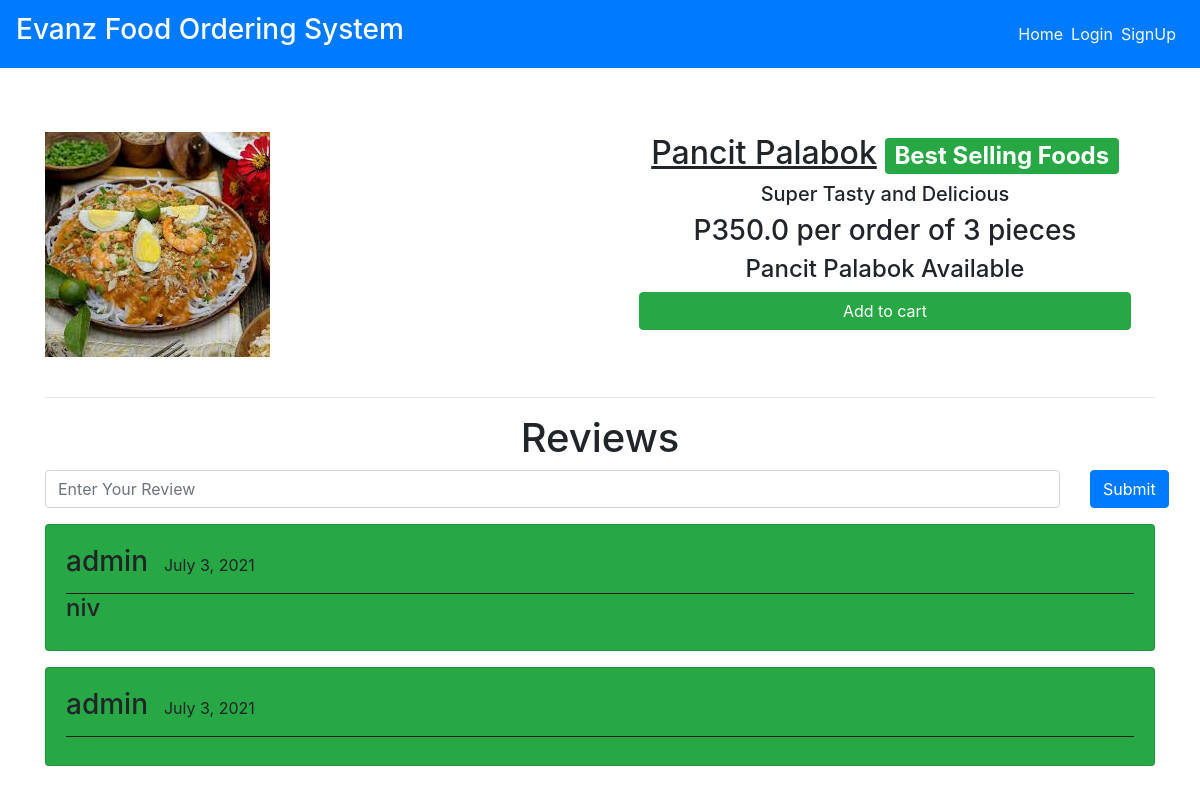
/dishes/pancit_palabok, run on the app's committed database.
### main/models.py (models this page shows, shortened)
class Item(models.Model):
    LABELS = (
        ('Best Selling Foods', 'Best Selling Foods'),
        ('New Food', 'New Food'),
        ('Spicy Foods🔥', 'Spicy Foods🔥'),
    )
    LABEL_COLOUR = (
        ('danger', 'danger'),
        ('success', 'success'),
        ('primary', 'primary'),
        ('info', 'info'),
        ('warning', 'warning'),
    )
    title = models.CharField(max_length=150)
    description = models.CharField(max_length=250,blank=True)
    price = models.FloatField()
    pieces = models.IntegerField(default=6)
    instructions = models.CharField(max_length=250,default="Available")
    image = models.ImageField(default='default.png', upload_to='images/')
    labels = models.CharField(max_length=25, choices=LABELS, blank=True)
    label_colour = models.CharField(max_length=15, choices=LABEL_COLOUR, blank=True)
    slug = models.SlugField(default="foods")
    created_by = models.ForeignKey(User, on_delete=models.CASCADE)

class Reviews(models.Model):
    user = models.ForeignKey(User, on_delete = models.CASCADE)
    item = models.ForeignKey(Item, on_delete = models.CASCADE)
    rslug = models.SlugField()
    review = models.TextField()
    posted_on = models.DateField(default=timezone.now)
    class Meta:
        verbose_name = 'Review'
        verbose_name_plural = 'Reviews'

### main/views.py (the view)
# urls.py: path('dishes/<slug>', views.menuDetail, name='dishes'),
def menuDetail(request, slug):
    item = Item.objects.filter(slug=slug).first()
    reviews = Reviews.objects.filter(rslug=slug).order_by('-id')[:7]
    context = {
        'item' : item,
        'reviews' : reviews,
    }
    return render(request, 'main/dishes.html', context)

### main/templates/main/dishes.html (shortened to what this page needs)
{% extends "main/layout.html" %}
{% block content %}
<div class="dishes">
  <main class="mt-3 pt-4 main">
    <div class="container dark-grey-text">
      <div class="row wow fadeIn">
        <div class="col-md-6 mb-4">
          <img src="{{ item.image.url }}" class="img-fluid mt-4" alt="">
        </div>
        <div class="col-md-6 mb-4 information">
          <div class="p-4 content">
            <div class="mt-0">
                <h2><u>{{ item.title }}</u><span class="badge badge-{{ item.label_colour }} ml-2">{{ item.labels }}</span></h2>
            </div>
            <div class="lead">
              {% if item.description %}
              <h5>{{ item.description }}</h5>
              {% endif %}
              <h3>P{{ item.price }} per order of {{ item.pieces}} pieces</h3>
              <h4>{{ item.instructions }}</h4>
            </div>
            <a href="{% url 'main:add-to-cart' item.slug %}" class="btn btn-success btn-md my-0 p">Add to cart</a>
          </div>
        </div>
      </div>
      <hr>
    </div>
  </main>
  <div class="container">
    <h1 class="text-center">Reviews</h1>
    <form action="{% url 'main:add_reviews' %}" method="POST" class="mb-3">
      <div class="row">
        <div class="col-sm-11">
          <input type="text" name="review" class="form-control" placeholder="Enter Your Review">
        </div>
        <div class="col-sm-1">
          <button type="submit" class="btn btn-primary">Submit</button>
        </div>
      </div>
    </form>
    {% for review in reviews %}
    <div class="main-reviews card bg-success mb-3">
      <div class="card-body">
        <div class="user_details" style="display: flex; border-bottom: 1px solid rgb(31, 30, 30);">
          <h3 class="mr-3">{{ review.user.username }} </h3>
          <p class="mt-2">{{ review.posted_on }}</p>
        </div>
          <h4>{{ review.review }}</h4>
      </div>
    </div>
    {% endfor %}
  </div>
</div>
{% endblock content %}

### main/static/main/styles.css (style rules this page uses)
.dishes .main .container .row img { max-width: 540px; max-height: 450px; width: fit-content; }
.dishes .main .container .row .content { display: flex; flex-direction: column; text-align: center; justify-content: center; }
.dishes .main .container .row .information { display: flex; flex-direction: column; text-align: center; justify-content: center; }

### data on the page
Item: image (picture), title "Pancit Palabok", labels "Best Selling Foods", description "Super Tasty and Delicious", price "350.0", pieces "3", instructions "Pancit Palabok Available"
Reviews: user.username "admin", posted_on "July 3, 2021", review "niv"
Reviews: user.username "admin", posted_on "July 3, 2021"
